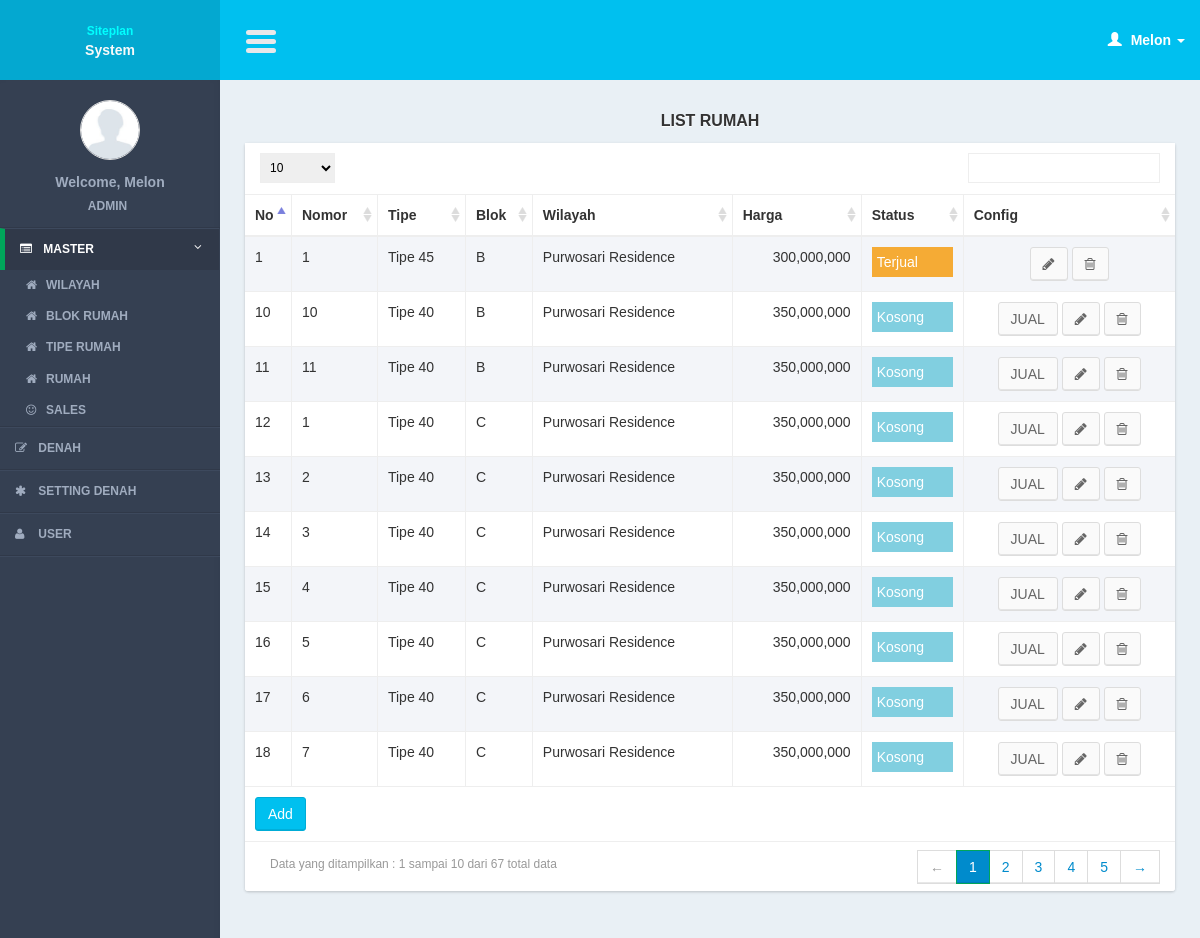
The app's page /controllers/master_table.php?page=list (signed in) with its own data.
### tables this page shows
CREATE TABLE IF NOT EXISTS `tables` (
`table_id` int(11) NOT NULL,
  `tt_id` int(11) NOT NULL,
  `table_name` varchar(100) NOT NULL,
  `data_x` int(11) NOT NULL,
  `data_y` int(11) NOT NULL,
  `table_price` int(11) NOT NULL,
  `table_status` int(11) NOT NULL
);

CREATE TABLE IF NOT EXISTS `table_types` (
`tt_id` int(11) NOT NULL,
  `tt_name` varchar(100) NOT NULL,
  `tb_id` int(11) NOT NULL,
  `tt_img` text NOT NULL,
  `tt_color` varchar(10) NOT NULL
);

CREATE TABLE IF NOT EXISTS `table_blocks` (
`tb_id` int(11) NOT NULL,
  `tb_name` varchar(100) NOT NULL,
  `building_id` int(11) NOT NULL
);

CREATE TABLE IF NOT EXISTS `buildings` (
`building_id` int(11) NOT NULL,
  `building_name` varchar(100) NOT NULL,
  `building_img` text NOT NULL
);

### models/master_table_model.php (called while the page is built, shortened)
<?php
function select(){
	$query = mysql_query("select a.* , b.tt_name, c.tb_name, d.building_name as nama_gedung
							from tables a
							join table_types b on b.tt_id = a.tt_id
							join table_blocks c on c.tb_id = b.tb_id
							join buildings d on d.building_id = c.building_id
							order by table_id");
	return $query;
}
?>

### views/master_table/list.php (the view, shortened to what this page needs)
     <section class="content">
         <div class="row">
             <div class="col-xs-12">
                  <div class="title_page"> <?= $title ?></div>
                 <div class="box">
                     <div class="box-body2 table-responsive">
                         <table id="example1" class="table table-bordered table-striped">
                             <thead>
                                 <tr>
                                 <th width="5%">No</th>
                                     <th>Nomor</th>
                                     <th>Tipe</th>
                                     <th>Blok</th>
                                     <th>Wilayah</th>
                                     <th>Harga</th>
                                     <th>Status</th>
                                     <th>Config</th>
                                 </tr>
                             </thead>
                             <tbody>
                                 <?php
                                $no = 1;
  while($row = mysql_fetch_array($query)){
                                 ?>
                                 <tr>
                                 <td><?= $no?></td>
                                    <td><?= $row['table_name']?></td>
                                     <td><?php echo $row['tt_name']?></td>
                                     <td><?php echo $row['tb_name']?></td>
                                     <td><?php echo $row['nama_gedung']?></td>
                                     <td><?php echo tool_format_number($row['table_price']) ?></td>
                                     <td>
                                     <?php
                                     switch($row['table_status']){
		case 0: $status = "<div class='list_status1'>Kosong</div>"; break;
		case 1: $status = "<div class='list_status2'> Terjual</div>"; break;
	}
	echo $status;
	?>
                                     </td>
                                   <td style="text-align:center;">
                                   <?php
                                   if($row['table_status']==0){
  ?>
	 <a href="master_table.php?page=form_payment&id=<?= $row['table_id']?>" class="btn btn-default" >JUAL</a>
                                      <?php
  }
	 ?>
                                         <a href="master_table.php?page=form&id=<?= $row['table_id']?>" class="btn btn-default" ><i class="fa fa-pencil"></i></a>
                                         <a href="javascript:void(0)" onclick="confirm_delete(<?= $row['table_id']; ?>,'master_table.php?page=delete&id=')" class="btn btn-default" ><i class="fa fa-trash-o"></i></a>
                                     </td>
                                 </tr>
                                 <?php
$no++;
                                 }
                                 ?>
                             </tbody>
                               <tfoot>
                                 <tr>
                                     <td colspan="8"><a href="<?= $add_button ?>" class="btn btn-info " >Add</a></td>
                                 </tr>
                             </tfoot>
                         </table>
                     </div>
                 </div>
             </div>
         </div>
     </section>

### lib/function.php (shortened to what this page needs)
<?php
function get_header($title = ""){
	include '../views/layout/header.php';
}
function get_footer($query_find = 0){
	include '../views/layout/footer.php';
}
function tool_format_number($data){
	$data = number_format($data, 0);
	$data = "<div style='text-align:right'>".$data."</div>";
	return $data;
}
	?>

### css/AdminLTE.css (style rules this page uses)
html { font-family: 'Source Sans Pro', sans-serif; -webkit-font-smoothing: antialiased; min-height: 100%; background: #E9F0F5; }
body { font-family: 'Source Sans Pro', sans-serif; -webkit-font-smoothing: antialiased; min-height: 100%; background: #E9F0F5; }
a { color: #3c8dbc; }
.content { padding: 30px 10px; }
.table-striped > tbody > tr:nth-child(odd), .table-striped > tbody > tr:nth-child(odd) { background:#F3F5F9; }
.box { position: relative; margin-bottom: 20px; -webkit-border-radius: 3px; -moz-border-radius: 3px; border-radius: 3px !important; width: 100%; background:#fff; box-shadow: 0 1px 3px rgba(0, 0, 0, 0.1); }
.box .box-body2 { background:#fff; -webkit-border-top-left-radius: 0; -webkit-border-top-right-radius: 0; -webkit-border-bottom-right-radius: 3px; -webkit-border-bottom-left-radius: 3px; -moz-border-radius-topleft: 0; -moz-border-radius-topright: 0; -moz-border-radius-bottomright: 3px; -moz-border-radius-bottomleft: 3px; border-top-left-radius: 0; border-top-right-radius: 0; border-bottom-right-radius: 3px; border-bottom-left-radius: 3px; box-shadow: 0 1px 3px rgba(0, 0, 0, 0.1); }
.btn { font-weight: 500; -webkit-border-radius: 3px; -moz-border-radius: 3px; border-radius: 3px; border: 1px solid transparent; -webkit-box-shadow: inset 0px -2px 0px 0px rgba(0, 0, 0, 0.09); -moz-box-shadow: inset 0px -2px 0px 0px rgba(0, 0, 0, 0.09); box-shadow: inset 0px -1px 0px 0px rgba(0, 0, 0, 0.09); }
.btn.btn-default { background-color: #fafafa; color: #666; border-color: #ddd; border-bottom-color: #ddd; }
.btn.btn-info { background-color: #00c0ef; border-color: #00acd6; }
.title_page { font-size:medium; text-align:center; font-weight:bold; margin-bottom:10px; text-shadow: 0 1px 1px #ffffff; text-transform:uppercase; }
.list_status1 { background:#81cfe0; color:#fff; padding:5px; }
.list_status2 { background:#f5ab35; color:#fff; padding:5px; }

### css/tooltip/tooltip-classic.css (style rules this page uses)
html, body { margin:0; height:100%; font-family: arial; }

### records on screen
tables: table_name "1", tt.tt_name "Tipe 45", table_blocks.tb_name "B", buildings.building_name "Purwosari Residence", table_price "300,000,000", table_status "Terjual"
tables: table_name "10", tt.tt_name "Tipe 40", table_blocks.tb_name "B", buildings.building_name "Purwosari Residence", table_price "350,000,000", table_status "Kosong"
tables: table_name "11", tt.tt_name "Tipe 40", table_blocks.tb_name "B", buildings.building_name "Purwosari Residence", table_price "350,000,000", table_status "Kosong"
tables: table_name "1", tt.tt_name "Tipe 40", table_blocks.tb_name "C", buildings.building_name "Purwosari Residence", table_price "350,000,000", table_status "Kosong"
tables: table_name "2", tt.tt_name "Tipe 40", table_blocks.tb_name "C", buildings.building_name "Purwosari Residence", table_price "350,000,000", table_status "Kosong"
tables: table_name "3", tt.tt_name "Tipe 40", table_blocks.tb_name "C", buildings.building_name "Purwosari Residence", table_price "350,000,000", table_status "Kosong"
tables: table_name "4", tt.tt_name "Tipe 40", table_blocks.tb_name "C", buildings.building_name "Purwosari Residence", table_price "350,000,000", table_status "Kosong"
tables: table_name "5", tt.tt_name "Tipe 40", table_blocks.tb_name "C", buildings.building_name "Purwosari Residence", table_price "350,000,000", table_status "Kosong"
tables: table_name "6", tt.tt_name "Tipe 40", table_blocks.tb_name "C", buildings.building_name "Purwosari Residence", table_price "350,000,000", table_status "Kosong"
tables: table_name "7", tt.tt_name "Tipe 40", table_blocks.tb_name "C", buildings.building_name "Purwosari Residence", table_price "350,000,000", table_status "Kosong"

### other values on screen
$user_data[0] "Melon"
$user_data[1] "ADMIN"
$title "LIST RUMAH"
